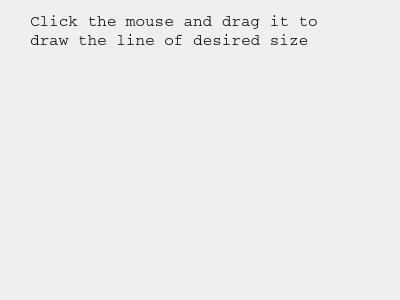
<?xml version="1.0" encoding="UTF-8"?>
<ui version="4.0">
 <class>Dialog</class>
 <widget class="QDialog" name="Dialog">
  <property name="geometry">
   <rect>
    <x>0</x>
    <y>0</y>
    <width>400</width>
    <height>300</height>
   </rect>
  </property>
  <property name="font">
   <font>
    <family>Courier</family>
    <pointsize>12</pointsize>
   </font>
  </property>
  <property name="windowTitle">
   <string>Dialog</string>
  </property>
  <widget class="QLabel" name="label">
   <property name="geometry">
    <rect>
     <x>30</x>
     <y>10</y>
     <width>351</width>
     <height>41</height>
    </rect>
   </property>
   <property name="text">
    <string>Click the mouse and drag it to 
draw the line of desired size</string>
   </property>
  </widget>
 </widget>
 <resources/>
 <connections/>
</ui>
